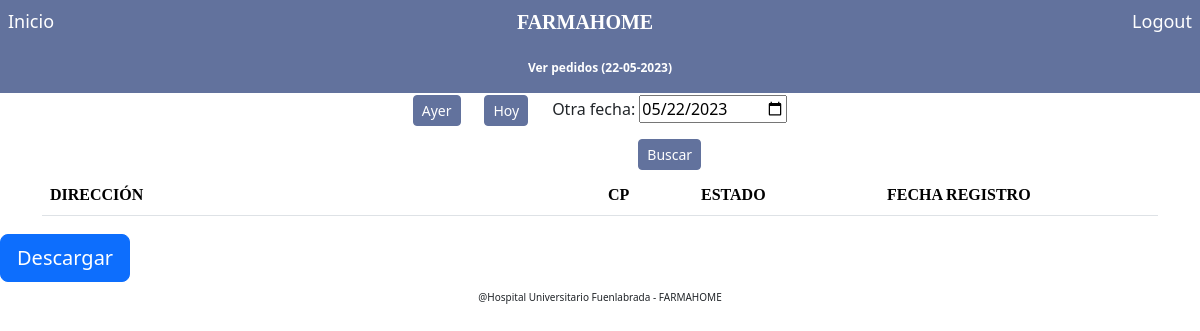
Page /ver_pedidos/hoy (signed in) on the earlier database version.
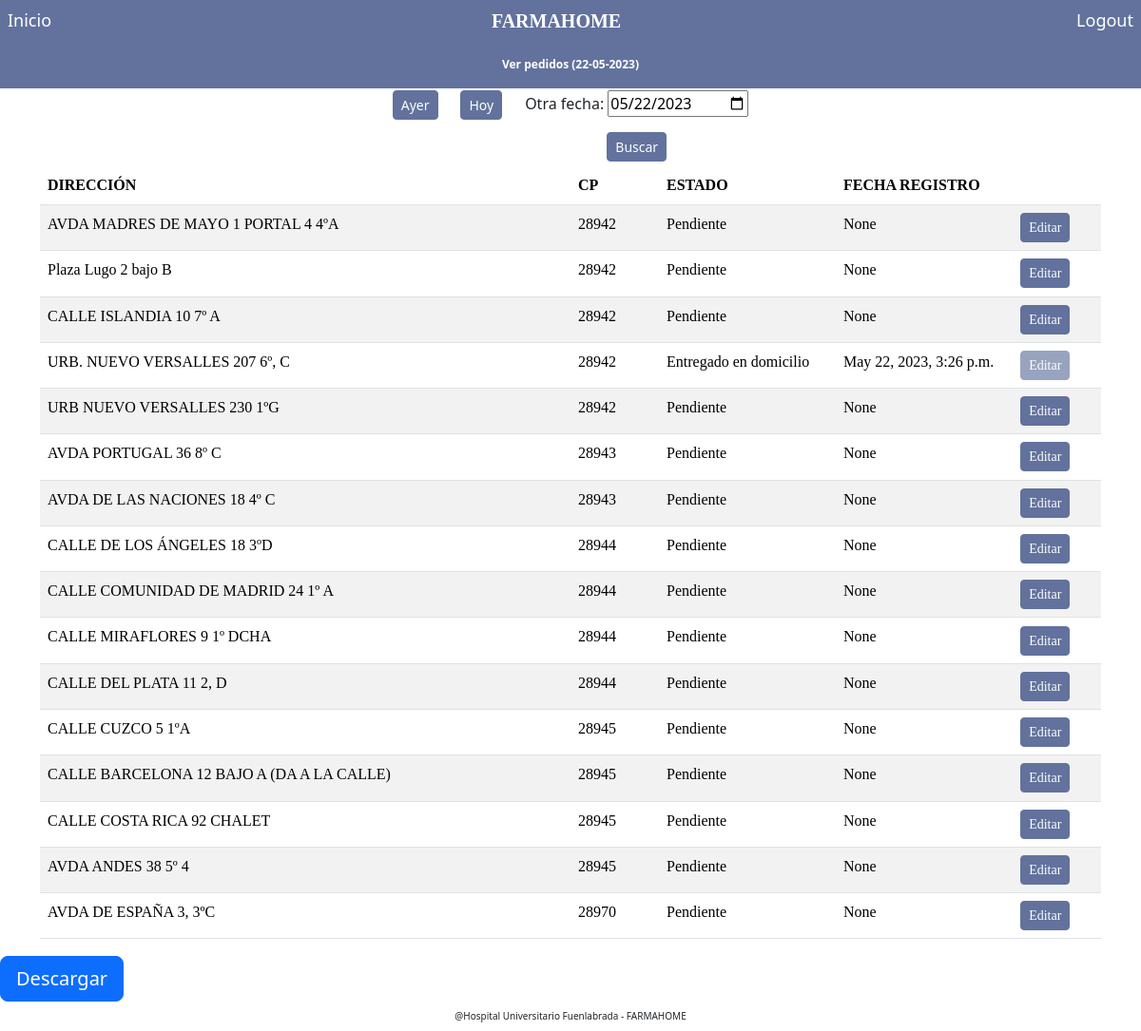
Same page on the later database version.
### FARMAHOME/models.py (models this page shows, shortened)
class DatoReparto(models.Model):
    fecha_cita = models.DateTimeField(('CITA'))
    codigo_postal = models.PositiveBigIntegerField(('CÓDIGO POSTAL'))
    direccion = models.CharField(('DIRECCIÓN'), max_length=200)
    nhc = models.CharField(('NHC'), max_length=10)
    movil = models.PositiveBigIntegerField(('MÓVIL'))
    agenda_cita = models.CharField(('AGENDA'), max_length=30, blank = True, null = True)
    estado_entrega = models.CharField(('ESTADO'), max_length=100, blank = True, null = True)
    DNI = models.CharField(('DNI'), max_length=9, blank = True, null = True)
    incidencias = models.CharField(('INCIDENCIAS'), max_length=200,  blank = True, null = True)
    fecha_registro = models.DateTimeField(blank=True, null=True)
    usuario_registro = models.CharField(('USUARIO'), max_length=100, blank = True, null = True)
    class Meta:
        permissions = (('can_download_data', 'Can download data.'),
                       ('can_upload_data','Can upload data.'),
                       ('can_register_data','Can register data.'),)

### FARMAHOME/views.py (the view)
# urls.py: path('ver_pedidos/<str:fecha>', views.ver_pedidos, name='ver_pedidos'),
@login_required
def ver_pedidos(request,fecha=timezone.now().date()):
    if request.method == 'POST':
        form = FormularioBusquedaEntregas(request.POST)
        if form.is_valid():
            fecha = request.POST.get('fecha', False)
            fecha_busqueda = datetime.strptime(fecha,'%Y-%m-%d').date()
    else:
        if fecha == 'hoy':
            fecha_busqueda = timezone.now().date()
        elif fecha == 'ayer': fecha_busqueda = timezone.now().date() - timedelta(days=1)
        else: fecha_busqueda = fecha
        form = FormularioBusquedaEntregas(initial={'fecha':fecha_busqueda})
    todos_pedidos = DatoReparto.objects.filter(fecha_cita__date=fecha_busqueda)
    context = {'todos_pedidos': todos_pedidos,
               'fecha_actual': timezone.now().date(),
               'fecha_busqueda':fecha_busqueda.strftime('%d-%m-%Y'),
               'form':form}
    return render(request, "FARMAHOME/ver_pedidos.html", context=context )

### FARMAHOME/forms.py
class FormularioBusquedaEntregas(forms.Form):
    class DateInput(forms.DateInput):
        input_type = 'date'
    fecha = forms.DateField(widget=DateInput,
                            label='Otra fecha',
                            initial=datetime.date.today())

### FARMAHOME/templates/FARMAHOME/ver_pedidos.html (shortened to what this page needs)
{% extends "FARMAHOME/basic.html" %}
{% block subtitle %}
Ver pedidos ({{ fecha_busqueda }})
{% endblock %}
{% block body %}
<div class="container">
    <div class="row justify-content-md-center">
        <div class="col-md-auto">
            <a class="btn btn-primary btn-sm" href="{% url 'FARMAHOME:ver_pedidos' 'ayer' %}">Ayer</a>
        </div>
        <div class="col-md-auto">
            <a class="btn btn-primary btn-sm" href="{% url 'FARMAHOME:ver_pedidos' 'hoy' %}">Hoy</a>
        </div>
        <div class="col-md-auto">
            <form action="" method='POST'>
                {{ form.as_p }}
                <button class="btn btn-primary btn-sm" type="submit"> Buscar </button>
            </form>
        </div>
    </div>
</div>
<div class="container">
    <table class="table table-striped">
      <thead>
        <tr>
            <th class="col-md-6">DIRECCIÓN</th>
            <th class="col-md-1">CP</th>
            <th class="col-md-2">ESTADO</th>
            <th class="col-md-2">FECHA REGISTRO</th>
            <th class="col-md-1"></th>
        </tr>
      </thead>
      <tbody>
        {% for results in todos_pedidos %}
            <tr>
                <td>{{ results.direccion }}</td>
                <td>{{ results.codigo_postal }}</td>
                <td>{{ results.estado_entrega }}</td>
                <td>{{ results.fecha_registro }}</td>
                {% if results.fecha_registro is null and results.fecha_cita.day == fecha_actual.day and results.fecha_cita.month == fecha_actual.month and results.fecha_cita.year == fecha_actual.year and perms.FARMAHOME.can_register_data %}
                    <td>
                        <div>
                            <a class="btn btn-primary btn-sm" href="{% url 'FARMAHOME:editar_pedido' results.id %}">Editar</a>
                        </div>
                    </td>
                {% else %}
                    <td>
                        <div>
                            <a class="btn btn-primary btn-sm disabled">Editar</a>
                        </div>
                    </td>
                {% endif %}
            </tr>
        {% endfor %}
      </tbody>
    </table>
</div>
</center>
<div class="col-md-4">
    <a class="btn btn-primary btn-lg btn-block" href="{% url 'FARMAHOME:exportar_excel' fecha_busqueda %}">Descargar</a>
</div>
{% endblock %}

### FARMAHOME/templates/FARMAHOME/basic.html (shortened to what this page needs)
{% load static %}
<!DOCTYPE html>
<html>
  <link rel="stylesheet" href="{% static 'FARMAHOME/style.css' %}">
  {% load bootstrap5 %}
  {% bootstrap_css %}
<head>
</head>
<body>
  <nav class="navbar navbar-expand-lg">
    <ul class="navbar-nav mr-auto">
        <li class="nav-item active">
            <a class="nav-link active" href="{% url 'FARMAHOME:index' %}" style="font-size:large">Inicio</a>
        </li>
    </ul>
    <a class="navbar-brand ms-auto" href="#">FARMAHOME</a>
    <ul class="navbar-nav ms-auto">
          {% if user.is_authenticated %}
            <li class="nav-item">
            <a class="nav-link active" href="{% url 'FARMAHOME:user_logout' %}" style="font-size:large;">Logout</a>
            </li>
          {% endif %}
    </ul>
</nav>
<div class="w-100 p-3 subtitulo">
  {% block subtitle %}{% endblock %}
</div>
  <center>
    {% block body %}
    {% endblock %}
</body>
<footer>
  <div class="text-center p-2 footer">
    @Hospital Universitario Fuenlabrada - FARMAHOME
  </div>
</footer>
</html>

### FARMAHOME/static/FARMAHOME/style.css (style rules this page uses)
.container { padding: 2px; }
.navbar.navbar-expand-lg { background-color: rgb(98, 114, 157); padding: 0; }
a.navbar-brand.ms-auto { color: white; font-size: 20px; font-weight: bold; font-family: 'Times New Roman', Times, serif; }
.navbar-nav.mr-auto a.nav-link.active { color: white; }
.navbar-nav.ms-auto a.nav-link.active { color: white; }
.btn.btn-primary.btn-sm { background-color: rgb(98, 114, 157); border-color: rgb(98, 114, 157); margin: 0.2%; }
.table { font-family: 'Times New Roman'; font-weight: normal; }
thead tr { background-color: rgb(98, 114, 157); color: #ffffff; text-align: left; }
.w-100.p-3.subtitulo { background-color: rgb(98, 114, 157); color: white; font-size: 12px; font-weight: bold; align-items: center; text-align: center; }
.footer { font-size: 10px; }

Differences in the rows shown:
added DatoReparto: direccion "AVDA MADRES DE MAYO 1 PORTAL 4 4ºA", codigo_postal "28942", estado_entrega "Pendiente", fecha_registro "None", shows "Editar"
added DatoReparto: direccion "Plaza Lugo 2 bajo B", codigo_postal "28942", estado_entrega "Pendiente", fecha_registro "None", shows "Editar"
added DatoReparto: direccion "CALLE ISLANDIA 10 7º A", codigo_postal "28942", estado_entrega "Pendiente", fecha_registro "None", shows "Editar"
added DatoReparto: direccion "URB. NUEVO VERSALLES 207 6º, C", codigo_postal "28942", estado_entrega "Entregado en domicilio", fecha_registro "May 22, 2023, 3:26 p.m.", shows "Editar"
added DatoReparto: direccion "URB NUEVO VERSALLES 230 1ºG", codigo_postal "28942", estado_entrega "Pendiente", fecha_registro "None", shows "Editar"
added DatoReparto: direccion "AVDA PORTUGAL 36 8º C", codigo_postal "28943", estado_entrega "Pendiente", fecha_registro "None", shows "Editar"
added DatoReparto: direccion "AVDA DE LAS NACIONES 18 4º C", codigo_postal "28943", estado_entrega "Pendiente", fecha_registro "None", shows "Editar"
added DatoReparto: direccion "CALLE DE LOS ÁNGELES 18 3ºD", codigo_postal "28944", estado_entrega "Pendiente", fecha_registro "None", shows "Editar"
added DatoReparto: direccion "CALLE COMUNIDAD DE MADRID 24 1º A", codigo_postal "28944", estado_entrega "Pendiente", fecha_registro "None", shows "Editar"
added DatoReparto: direccion "CALLE MIRAFLORES 9 1º DCHA", codigo_postal "28944", estado_entrega "Pendiente", fecha_registro "None", shows "Editar"
added DatoReparto: direccion "CALLE DEL PLATA 11 2, D", codigo_postal "28944", estado_entrega "Pendiente", fecha_registro "None", shows "Editar"
added DatoReparto: direccion "CALLE CUZCO 5 1ºA", codigo_postal "28945", estado_entrega "Pendiente", fecha_registro "None", shows "Editar"
added DatoReparto: direccion "CALLE BARCELONA 12 BAJO A (DA A LA CALLE)", codigo_postal "28945", estado_entrega "Pendiente", fecha_registro "None", shows "Editar"
added DatoReparto: direccion "CALLE COSTA RICA 92 CHALET", codigo_postal "28945", estado_entrega "Pendiente", fecha_registro "None", shows "Editar"
added DatoReparto: direccion "AVDA ANDES 38 5º 4", codigo_postal "28945", estado_entrega "Pendiente", fecha_registro "None", shows "Editar"
added DatoReparto: direccion "AVDA DE ESPAÑA 3, 3ºC", codigo_postal "28970", estado_entrega "Pendiente", fecha_registro "None", shows "Editar"
